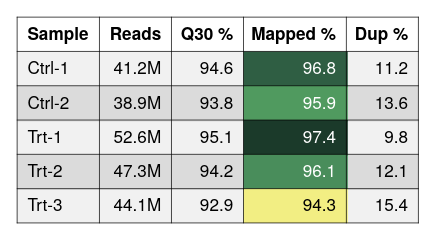

Write the Vega-Lite specification saved for this chart.
### Vega-Lite specification from a JSON file in a GitHub repository (floating-point values rounded to 4 significant figures)
{"background": null, "config": {"arc": {"fill": "#DBDBDB", "fillOpacity": 1.0, "innerRadius": 25.0, "padAngle": 0.03, "stroke": "black", "strokeOpacity": 1, "strokeWidth": 0.25}, "area": {"fill": "#DBDBDB", "fillOpacity": 1.0, "stroke": "black", "strokeOpacity": 1, "strokeWidth": 0.25}, "axis": {"domain": true, "domainCap": "round", "domainColor": "black", "domainWidth": 0.25, "grid": false, "gridCap": "round", "gridColor": "#F1F1F1", "gridDash": [0, 0], "gridOpacity": 1.0, "gridWidth": 0.25, "labelColor": "black", "labelFont": "Helvetica Neue, HelveticaNeue, Helvetica, Arial, sans-serif", "labelFontSize": 6, "labelFontStyle": "normal", "labelFontWeight": 400, "offset": 0, "ticks": true, "tickCap": "round", "tickColor": "black", "tickRound": false, "tickSize": 3, "tickWidth": 0.25, "titleColor": "black", "titleFont": "Helvetica Neue, HelveticaNeue, Helvetica, Arial, sans-serif", "titleFontSize": 6, "titleFontStyle": "normal", "titleFontWeight": 400}, "axisX": {"domain": true, "labelAlign": "center", "labelAngle": 0, "labels": true, "ticks": true, "translate": 0}, "axisY": {"domain": true, "labelAlign": "right", "labelAngle": 0, "labels": true, "ticks": true, "translate": 0}, "axisRight": {"domain": true, "labelAlign": "left", "labelAngle": 0, "labels": true, "ticks": true, "translate": 0}, "axisTop": {"domain": true, "labelAlign": "center", "labelAngle": 0, "labels": true, "ticks": true, "translate": 0}, "axisBand": {"tickOffset": 0}, "bar": {"fill": "#DBDBDB", "fillOpacity": 1.0, "stroke": "black", "strokeOpacity": 1, "strokeWidth": 0.25}, "boxplot": {"size": 9.0, "ticks": {"cornerRadius": 0.25, "fill": "black", "opacity": 1, "size": 4.5, "thickness": 0.25}, "box": {"fillOpacity": 1.0, "stroke": "black", "strokeOpacity": 1, "strokeWidth": 0.25}, "median": {"cornerRadius": 0, "fill": "black", "fillOpacity": 1.0, "opacity": 1, "size": 9.0, "thickness": 0.25}, "rule": {"fill": "black", "fillOpacity": 1.0, "size": 10.0, "stroke": "black", "strokeDash": [0, 0], "strokeOpacity": 1, "strokeWidth": 0.25}, "outliers": {"color": "black", "fill": "black", "fillOpacity": 1.0, "size": 0, "stroke": "black", "strokeOpacity": 1, "strokeWidth": 0.25}}, "circle": {"fill": "black", "fillOpacity": 1.0, "size": 1.25, "stroke": null, "strokeOpacity": 1, "strokeWidth": 0.25}, "errorband": {"band": {"fillOpacity": 0.6, "stroke": null, "strokeWidth": 0.25, "strokeOpacity": 1}, "borders": {"opacity": 0, "strokeOpacity": 1, "strokeWidth": 0.25}}, "errorbar": {"opacity": 1, "rule": {"strokeDash": [0, 0], "strokeWidth": 0.25}, "ticks": {"color": "black", "cornerRadius": 0.125, "opacity": 1, "size": 6.0, "thickness": 0.25}, "thickness": 0.25}, "font": "Helvetica Neue, HelveticaNeue, Helvetica, Arial, sans-serif", "geoshape": {"fill": "#DBDBDB", "fillOpacity": 1.0, "stroke": "black", "strokeOpacity": 1, "strokeWidth": 0.25}, "header": {"labelColor": "black", "labelFont": "Helvetica Neue, HelveticaNeue, Helvetica, Arial, sans-serif", "labelFontSize": 6, "labelFontStyle": "normal", "labelFontWeight": 400, "titleColor": "black", "titleFont": "Helvetica Neue, HelveticaNeue, Helvetica, Arial, sans-serif", "titleFontSize": 6, "titleFontStyle": "normal", "titleFontWeight": 400, "titlePadding": 0}, "legend": {"disable": false, "offset": 4.5, "titlePadding": 4, "labelOffset": 2, "gradientLabelOffset": 2, "columnPadding": 4, "rowPadding": 2, "gradientLength": 50.0, "gradientThickness": 5.0, "gradientOpacity": 1.0, "gradientStrokeColor": "black", "gradientStrokeWidth": 0.25, "labelColor": "black", "labelFont": "Helvetica Neue, HelveticaNeue, Helvetica, Arial, sans-serif", "labelFontSize": 6, "labelFontStyle": "normal", "labelFontWeight": 400, "strokeColor": "black", "strokeWidth": 0, "symbolSize": 36, "symbolStrokeColor": "black", "symbolStrokeWidth": 0.25, "titleColor": "black", "titleFont": "Helvetica Neue, HelveticaNeue, Helvetica, Arial, sans-serif", "titleFontSize": 6, "titleFontStyle": "normal", "titleFontWeight": 400}, "line": {"color": "black", "stroke": "black", "strokeCap": "butt", "strokeDash": [0, 0], "strokeOpacity": 1, "strokeWidth": 0.5}, "point": {"filled": true, "fill": "#DBDBDB", "fillOpacity": 1.0, "size": 5.0, "stroke": "black", "strokeOpacity": 1, "strokeWidth": 0.25}, "range": {"category": ["#B2B2B2", "#4A7CD3", "#008542", "#664CAF", "#509F98", "#636363", "#284F93", "#005226", "#382864", "#285753"], "diverging": {"scheme": ["#443E60", "#5F597E", "#7C759B", "#9994B6", "#B7B4CC", "#D6D5DC", "#F6F6F6", "#D1DAD9", "#A4C2BF", "#7AA9A4", "#578E89", "#37736E", "#1B5954"]}, "heatmap": {"scheme": ["#440154", "#472270", "#433E82", "#38598C", "#2C728E", "#238A8D", "#24A086", "#39B578", "#5DC862", "#96D646", "#CAE02D", "#FDE724"]}, "ordinal": {"scheme": ["#F1F1F1", "#DBDBDB", "#C6C6C6", "#B2B2B2", "#9D9D9D", "#898989", "#767676", "#636363", "#515151", "#404040", "#2F2F2F", "#1F1F1F"]}, "ramp": {"scheme": ["#440154", "#472270", "#433E82", "#38598C", "#2C728E", "#238A8D", "#24A086", "#39B578", "#5DC862", "#96D646", "#CAE02D", "#FDE724"]}}, "rule": {"color": "black", "stroke": "black", "strokeCap": "round", "strokeDash": [2, 2], "strokeOpacity": 1, "strokeWidth": 0.25}, "scale": {"barBandPaddingInner": 0.1, "rectBandPaddingInner": 0, "tickBandPaddingInner": 0.1, "bandPaddingOuter": 0.1, "bandWithNestedOffsetPaddingInner": 0.2, "bandWithNestedOffsetPaddingOuter": 0.2, "offsetBandPaddingInner": 0, "offsetBandPaddingOuter": 0, "continuousPadding": 5.0, "round": false}, "rect": {"fill": "#DBDBDB", "fillOpacity": 1.0, "stroke": "black", "strokeOpacity": 1, "strokeWidth": 0.25}, "square": {"fill": "#DBDBDB", "fillOpacity": 1.0, "size": 10.0, "stroke": "black", "strokeOpacity": 1, "strokeWidth": 0.25}, "text": {"color": "black", "font": "Helvetica Neue, HelveticaNeue, Helvetica, Arial, sans-serif", "fontSize": 6, "fontStyle": "normal", "fontWeight": 400}, "tick": {"color": "black", "cornerRadius": 0.125, "opacity": 1.0, "size": 9.0, "thickness": 0.25}, "title": {"anchor": "middle", "frame": "group", "color": "black", "font": "Helvetica Neue, HelveticaNeue, Helvetica, Arial, sans-serif", "fontSize": 6, "fontStyle": "normal", "fontWeight": 400, "subtitleColor": "black", "subtitleFont": "Helvetica Neue, HelveticaNeue, Helvetica, Arial, sans-serif", "subtitleFontSize": 6, "subtitleFontStyle": "normal", "subtitleFontWeight": 400}, "trail": {"color": "black", "opacity": 1, "size": 0.5}, "view": {"continuousWidth": 100, "continuousHeight": 100, "discreteWidth": 100, "discreteHeight": 100, "fill": null, "stroke": null, "strokeWidth": 0.25}}, "layer": [{"data": {"name": "data-91056f8938c756990760b3ee3ffbadab"}, "mark": {"type": "rect", "fill": "#F1F1F1", "stroke": null, "strokeWidth": 0}, "encoding": {"x": {"value": 0}, "x2": {"value": 29.3}, "y": {"axis": null, "field": "__ytop", "scale": {"domain": [0, 72], "nice": false, "padding": 0, "range": [0, 72], "zero": false}, "type": "quantitative"}, "y2": {"field": "__ybot"}}, "transform": [{"window": [{"op": "row_number", "field": "", "as": "__rowidx"}]}, {"calculate": "12 + (datum.__rowidx - 1) * 12", "as": "__ytop"}, {"calculate": "min(12 + datum.__rowidx * 12 + 0.5, 72)", "as": "__ybot"}, {"calculate": "12 + (datum.__rowidx - 0.5) * 12", "as": "__ymid"}, {"filter": "(datum.__rowidx - 1) % 2 == 0"}]}, {"data": {"name": "data-91056f8938c756990760b3ee3ffbadab"}, "mark": {"type": "rect", "fill": "#DBDBDB", "stroke": null, "strokeWidth": 0}, "encoding": {"x": {"value": 0}, "x2": {"value": 29.3}, "y": {"axis": null, "field": "__ytop", "scale": {"domain": [0, 72], "nice": false, "padding": 0, "range": [0, 72], "zero": false}, "type": "quantitative"}, "y2": {"field": "__ybot"}}, "transform": [{"window": [{"op": "row_number", "field": "", "as": "__rowidx"}]}, {"calculate": "12 + (datum.__rowidx - 1) * 12", "as": "__ytop"}, {"calculate": "min(12 + datum.__rowidx * 12 + 0.5, 72)", "as": "__ybot"}, {"calculate": "12 + (datum.__rowidx - 0.5) * 12", "as": "__ymid"}, {"filter": "(datum.__rowidx - 1) % 2 == 1"}]}, {"data": {"name": "data-91056f8938c756990760b3ee3ffbadab"}, "mark": {"type": "rect", "fill": "#F1F1F1", "stroke": null, "strokeWidth": 0}, "encoding": {"x": {"value": 28.8}, "x2": {"value": 54.5}, "y": {"axis": null, "field": "__ytop", "scale": {"domain": [0, 72], "nice": false, "padding": 0, "range": [0, 72], "zero": false}, "type": "quantitative"}, "y2": {"field": "__ybot"}}, "transform": [{"window": [{"op": "row_number", "field": "", "as": "__rowidx"}]}, {"calculate": "12 + (datum.__rowidx - 1) * 12", "as": "__ytop"}, {"calculate": "min(12 + datum.__rowidx * 12 + 0.5, 72)", "as": "__ybot"}, {"calculate": "12 + (datum.__rowidx - 0.5) * 12", "as": "__ymid"}, {"filter": "(datum.__rowidx - 1) % 2 == 0"}]}, {"data": {"name": "data-91056f8938c756990760b3ee3ffbadab"}, "mark": {"type": "rect", "fill": "#DBDBDB", "stroke": null, "strokeWidth": 0}, "encoding": {"x": {"value": 28.8}, "x2": {"value": 54.5}, "y": {"axis": null, "field": "__ytop", "scale": {"domain": [0, 72], "nice": false, "padding": 0, "range": [0, 72], "zero": false}, "type": "quantitative"}, "y2": {"field": "__ybot"}}, "transform": [{"window": [{"op": "row_number", "field": "", "as": "__rowidx"}]}, {"calculate": "12 + (datum.__rowidx - 1) * 12", "as": "__ytop"}, {"calculate": "min(12 + datum.__rowidx * 12 + 0.5, 72)", "as": "__ybot"}, {"calculate": "12 + (datum.__rowidx - 0.5) * 12", "as": "__ymid"}, {"filter": "(datum.__rowidx - 1) % 2 == 1"}]}, {"data": {"name": "data-91056f8938c756990760b3ee3ffbadab"}, "mark": {"type": "rect", "fill": "#F1F1F1", "stroke": null, "strokeWidth": 0}, "encoding": {"x": {"value": 54.0}, "x2": {"value": 79.7}, "y": {"axis": null, "field": "__ytop", "scale": {"domain": [0, 72], "nice": false, "padding": 0, "range": [0, 72], "zero": false}, "type": "quantitative"}, "y2": {"field": "__ybot"}}, "transform": [{"window": [{"op": "row_number", "field": "", "as": "__rowidx"}]}, {"calculate": "12 + (datum.__rowidx - 1) * 12", "as": "__ytop"}, {"calculate": "min(12 + datum.__rowidx * 12 + 0.5, 72)", "as": "__ybot"}, {"calculate": "12 + (datum.__rowidx - 0.5) * 12", "as": "__ymid"}, {"filter": "(datum.__rowidx - 1) % 2 == 0"}]}, {"data": {"name": "data-91056f8938c756990760b3ee3ffbadab"}, "mark": {"type": "rect", "fill": "#DBDBDB", "stroke": null, "strokeWidth": 0}, "encoding": {"x": {"value": 54.0}, "x2": {"value": 79.7}, "y": {"axis": null, "field": "__ytop", "scale": {"domain": [0, 72], "nice": false, "padding": 0, "range": [0, 72], "zero": false}, "type": "quantitative"}, "y2": {"field": "__ybot"}}, "transform": [{"window": [{"op": "row_number", "field": "", "as": "__rowidx"}]}, {"calculate": "12 + (datum.__rowidx - 1) * 12", "as": "__ytop"}, {"calculate": "min(12 + datum.__rowidx * 12 + 0.5, 72)", "as": "__ybot"}, {"calculate": "12 + (datum.__rowidx - 0.5) * 12", "as": "__ymid"}, {"filter": "(datum.__rowidx - 1) % 2 == 1"}]}, {"data": {"name": "data-91056f8938c756990760b3ee3ffbadab"}, "mark": {"type": "rect", "fill": "#F1F1F1", "stroke": null, "strokeWidth": 0}, "encoding": {"x": {"value": 79.2}, "x2": {"value": 115.7}, "y": {"axis": null, "field": "__ytop", "scale": {"domain": [0, 72], "nice": false, "padding": 0, "range": [0, 72], "zero": false}, "type": "quantitative"}, "y2": {"field": "__ybot"}}, "transform": [{"window": [{"op": "row_number", "field": "", "as": "__rowidx"}]}, {"calculate": "12 + (datum.__rowidx - 1) * 12", "as": "__ytop"}, {"calculate": "min(12 + datum.__rowidx * 12 + 0.5, 72)", "as": "__ybot"}, {"calculate": "12 + (datum.__rowidx - 0.5) * 12", "as": "__ymid"}, {"filter": "(datum.__rowidx - 1) % 2 == 0"}]}, {"data": {"name": "data-91056f8938c756990760b3ee3ffbadab"}, "mark": {"type": "rect", "fill": "#DBDBDB", "stroke": null, "strokeWidth": 0}, "encoding": {"x": {"value": 79.2}, "x2": {"value": 115.7}, "y": {"axis": null, "field": "__ytop", "scale": {"domain": [0, 72], "nice": false, "padding": 0, "range": [0, 72], "zero": false}, "type": "quantitative"}, "y2": {"field": "__ybot"}}, "transform": [{"window": [{"op": "row_number", "field": "", "as": "__rowidx"}]}, {"calculate": "12 + (datum.__rowidx - 1) * 12", "as": "__ytop"}, {"calculate": "min(12 + datum.__rowidx * 12 + 0.5, 72)", "as": "__ybot"}, {"calculate": "12 + (datum.__rowidx - 0.5) * 12", "as": "__ymid"}, {"filter": "(datum.__rowidx - 1) % 2 == 1"}]}, {"data": {"name": "data-91056f8938c756990760b3ee3ffbadab"}, "mark": {"type": "rect", "fill": "#F1F1F1", "stroke": null, "strokeWidth": 0}, "encoding": {"x": {"value": 115.2}, "x2": {"value": 140.4}, "y": {"axis": null, "field": "__ytop", "scale": {"domain": [0, 72], "nice": false, "padding": 0, "range": [0, 72], "zero": false}, "type": "quantitative"}, "y2": {"field": "__ybot"}}, "transform": [{"window": [{"op": "row_number", "field": "", "as": "__rowidx"}]}, {"calculate": "12 + (datum.__rowidx - 1) * 12", "as": "__ytop"}, {"calculate": "min(12 + datum.__rowidx * 12 + 0.5, 72)", "as": "__ybot"}, {"calculate": "12 + (datum.__rowidx - 0.5) * 12", "as": "__ymid"}, {"filter": "(datum.__rowidx - 1) % 2 == 0"}]}, {"data": {"name": "data-91056f8938c756990760b3ee3ffbadab"}, "mark": {"type": "rect", "fill": "#DBDBDB", "stroke": null, "strokeWidth": 0}, "encoding": {"x": {"value": 115.2}, "x2": {"value": 140.4}, "y": {"axis": null, "field": "__ytop", "scale": {"domain": [0, 72], "nice": false, "padding": 0, "range": [0, 72], "zero": false}, "type": "quantitative"}, "y2": {"field": "__ybot"}}, "transform": [{"window": [{"op": "row_number", "field": "", "as": "__rowidx"}]}, {"calculate": "12 + (datum.__rowidx - 1) * 12", "as": "__ytop"}, {"calculate": "min(12 + datum.__rowidx * 12 + 0.5, 72)", "as": "__ybot"}, {"calculate": "12 + (datum.__rowidx - 0.5) * 12", "as": "__ymid"}, {"filter": "(datum.__rowidx - 1) % 2 == 1"}]}, {"data": {"name": "data-91056f8938c756990760b3ee3ffbadab"}, "mark": {"type": "rect", "stroke": null, "strokeWidth": 0}, "encoding": {"color": {"field": "mapped", "legend": null, "scale": {"domain": [94.3, 97.4], "range": ["#F2EE83", "#CEE37A", "#ACD770", "#8AC867", "#68B961", "#58A761", "#4D945E", "#438156", "#396E4D", "#2E5C42", "#244B36", "#1B3A2A"]}, "type": "quantitative"}, "x": {"value": 79.2}, "x2": {"value": 115.7}, "y": {"axis": null, "field": "__ytop", "scale": {"domain": [0, 72], "nice": false, "padding": 0, "range": [0, 72], "zero": false}, "type": "quantitative"}, "y2": {"field": "__ybot"}}, "transform": [{"window": [{"op": "row_number", "field": "", "as": "__rowidx"}]}, {"calculate": "12 + (datum.__rowidx - 1) * 12", "as": "__ytop"}, {"calculate": "min(12 + datum.__rowidx * 12 + 0.5, 72)", "as": "__ybot"}, {"calculate": "12 + (datum.__rowidx - 0.5) * 12", "as": "__ymid"}]}, {"data": {"values": [{"__dysonsphere__": 1}]}, "mark": {"type": "rule", "color": "black", "strokeDash": [0, 0], "strokeWidth": 0.25}, "encoding": {"x": {"value": 0}, "x2": {"value": 140.4}, "y": {"value": 12}}}, {"data": {"values": [{"__dysonsphere__": 1}]}, "mark": {"type": "rule", "color": "black", "strokeDash": [0, 0], "strokeWidth": 0.25}, "encoding": {"x": {"value": 0}, "x2": {"value": 140.4}, "y": {"value": 24}}}, {"data": {"values": [{"__dysonsphere__": 1}]}, "mark": {"type": "rule", "color": "black", "strokeDash": [0, 0], "strokeWidth": 0.25}, "encoding": {"x": {"value": 0}, "x2": {"value": 140.4}, "y": {"value": 36}}}, {"data": {"values": [{"__dysonsphere__": 1}]}, "mark": {"type": "rule", "color": "black", "strokeDash": [0, 0], "strokeWidth": 0.25}, "encoding": {"x": {"value": 0}, "x2": {"value": 140.4}, "y": {"value": 48}}}, {"data": {"values": [{"__dysonsphere__": 1}]}, "mark": {"type": "rule", "color": "black", "strokeDash": [0, 0], "strokeWidth": 0.25}, "encoding": {"x": {"value": 0}, "x2": {"value": 140.4}, "y": {"value": 60}}}, {"data": {"values": [{"__dysonsphere__": 1}]}, "mark": {"type": "rule", "color": "black", "strokeDash": [0, 0], "strokeWidth": 0.25}, "encoding": {"x": {"value": 28.8}, "y": {"value": 0}, "y2": {"value": 72}}}, {"data": {"values": [{"__dysonsphere__": 1}]}, "mark": {"type": "rule", "color": "black", "strokeDash": [0, 0], "strokeWidth": 0.25}, "encoding": {"x": {"value": 54.0}, "y": {"value": 0}, "y2": {"value": 72}}}, {"data": {"values": [{"__dysonsphere__": 1}]}, "mark": {"type": "rule", "color": "black", "strokeDash": [0, 0], "strokeWidth": 0.25}, "encoding": {"x": {"value": 79.2}, "y": {"value": 0}, "y2": {"value": 72}}}, {"data": {"values": [{"__dysonsphere__": 1}]}, "mark": {"type": "rule", "color": "black", "strokeDash": [0, 0], "strokeWidth": 0.25}, "encoding": {"x": {"value": 115.2}, "y": {"value": 0}, "y2": {"value": 72}}}, {"data": {"values": [{"__dysonsphere__": 1}]}, "mark": {"type": "rule", "color": "black", "strokeDash": [0, 0], "strokeWidth": 0.25}, "encoding": {"x": {"value": 0}, "x2": {"value": 140.4}, "y": {"value": 0}}}, {"data": {"values": [{"__dysonsphere__": 1}]}, "mark": {"type": "rule", "color": "black", "strokeDash": [0, 0], "strokeWidth": 0.25}, "encoding": {"x": {"value": 0}, "x2": {"value": 140.4}, "y": {"value": 72}}}, {"data": {"values": [{"__dysonsphere__": 1}]}, "mark": {"type": "rule", "color": "black", "strokeDash": [0, 0], "strokeWidth": 0.25}, "encoding": {"x": {"value": 0}, "y": {"value": 0}, "y2": {"value": 72}}}, {"data": {"values": [{"__dysonsphere__": 1}]}, "mark": {"type": "rule", "color": "black", "strokeDash": [0, 0], "strokeWidth": 0.25}, "encoding": {"x": {"value": 140.4}, "y": {"value": 0}, "y2": {"value": 72}}}, {"data": {"name": "data-91056f8938c756990760b3ee3ffbadab"}, "mark": {"type": "text", "align": "left", "baseline": "middle", "fontSize": 6}, "encoding": {"text": {"field": "sample", "type": "nominal"}, "x": {"value": 3.6}, "y": {"axis": null, "field": "__ymid", "scale": {"domain": [0, 72], "nice": false, "padding": 0, "range": [0, 72], "zero": false}, "type": "quantitative"}}, "transform": [{"window": [{"op": "row_number", "field": "", "as": "__rowidx"}]}, {"calculate": "12 + (datum.__rowidx - 1) * 12", "as": "__ytop"}, {"calculate": "min(12 + datum.__rowidx * 12 + 0.5, 72)", "as": "__ybot"}, {"calculate": "12 + (datum.__rowidx - 0.5) * 12", "as": "__ymid"}, {"filter": "isValid(datum['sample'])"}]}, {"data": {"name": "data-91056f8938c756990760b3ee3ffbadab"}, "mark": {"type": "text", "align": "right", "baseline": "middle", "fontSize": 6}, "encoding": {"text": {"field": "reads", "format": ".3~s", "type": "quantitative"}, "x": {"value": 50.4}, "y": {"axis": null, "field": "__ymid", "scale": {"domain": [0, 72], "nice": false, "padding": 0, "range": [0, 72], "zero": false}, "type": "quantitative"}}, "transform": [{"window": [{"op": "row_number", "field": "", "as": "__rowidx"}]}, {"calculate": "12 + (datum.__rowidx - 1) * 12", "as": "__ytop"}, {"calculate": "min(12 + datum.__rowidx * 12 + 0.5, 72)", "as": "__ybot"}, {"calculate": "12 + (datum.__rowidx - 0.5) * 12", "as": "__ymid"}, {"filter": "isValid(datum['reads'])"}]}, {"data": {"name": "data-91056f8938c756990760b3ee3ffbadab"}, "mark": {"type": "text", "align": "right", "baseline": "middle", "fontSize": 6}, "encoding": {"text": {"field": "q30", "format": ".1f", "type": "quantitative"}, "x": {"value": 75.6}, "y": {"axis": null, "field": "__ymid", "scale": {"domain": [0, 72], "nice": false, "padding": 0, "range": [0, 72], "zero": false}, "type": "quantitative"}}, "transform": [{"window": [{"op": "row_number", "field": "", "as": "__rowidx"}]}, {"calculate": "12 + (datum.__rowidx - 1) * 12", "as": "__ytop"}, {"calculate": "min(12 + datum.__rowidx * 12 + 0.5, 72)", "as": "__ybot"}, {"calculate": "12 + (datum.__rowidx - 0.5) * 12", "as": "__ymid"}, {"filter": "isValid(datum['q30'])"}]}, {"data": {"name": "data-91056f8938c756990760b3ee3ffbadab"}, "mark": {"type": "text", "align": "right", "baseline": "middle", "fontSize": 6}, "encoding": {"color": {"field": "__tc_3", "scale": null, "type": "nominal"}, "text": {"field": "mapped", "format": ".1f", "type": "quantitative"}, "x": {"value": 111.6}, "y": {"axis": null, "field": "__ymid", "scale": {"domain": [0, 72], "nice": false, "padding": 0, "range": [0, 72], "zero": false}, "type": "quantitative"}}, "transform": [{"window": [{"op": "row_number", "field": "", "as": "__rowidx"}]}, {"calculate": "12 + (datum.__rowidx - 1) * 12", "as": "__ytop"}, {"calculate": "min(12 + datum.__rowidx * 12 + 0.5, 72)", "as": "__ybot"}, {"calculate": "12 + (datum.__rowidx - 0.5) * 12", "as": "__ymid"}, {"filter": "isValid(datum['mapped'])"}, {"calculate": "datum['mapped'] < 95.28636363636363 ? 'black' : 'white'", "as": "__tc_3"}]}, {"data": {"name": "data-91056f8938c756990760b3ee3ffbadab"}, "mark": {"type": "text", "align": "right", "baseline": "middle", "fontSize": 6}, "encoding": {"text": {"field": "dup", "format": ".1f", "type": "quantitative"}, "x": {"value": 136.8}, "y": {"axis": null, "field": "__ymid", "scale": {"domain": [0, 72], "nice": false, "padding": 0, "range": [0, 72], "zero": false}, "type": "quantitative"}}, "transform": [{"window": [{"op": "row_number", "field": "", "as": "__rowidx"}]}, {"calculate": "12 + (datum.__rowidx - 1) * 12", "as": "__ytop"}, {"calculate": "min(12 + datum.__rowidx * 12 + 0.5, 72)", "as": "__ybot"}, {"calculate": "12 + (datum.__rowidx - 0.5) * 12", "as": "__ymid"}, {"filter": "isValid(datum['dup'])"}]}, {"data": {"values": [{"__dysonsphere__": 1}]}, "mark": {"type": "text", "align": "left", "baseline": "middle", "fontSize": 6, "fontWeight": "bold"}, "encoding": {"text": {"value": "Sample"}, "x": {"value": 3.6}, "y": {"value": 6.0}}}, {"data": {"values": [{"__dysonsphere__": 1}]}, "mark": {"type": "text", "align": "right", "baseline": "middle", "fontSize": 6, "fontWeight": "bold"}, "encoding": {"text": {"value": "Reads"}, "x": {"value": 50.4}, "y": {"value": 6.0}}}, {"data": {"values": [{"__dysonsphere__": 1}]}, "mark": {"type": "text", "align": "right", "baseline": "middle", "fontSize": 6, "fontWeight": "bold"}, "encoding": {"text": {"value": "Q30 %"}, "x": {"value": 75.6}, "y": {"value": 6.0}}}, {"data": {"values": [{"__dysonsphere__": 1}]}, "mark": {"type": "text", "align": "right", "baseline": "middle", "fontSize": 6, "fontWeight": "bold"}, "encoding": {"text": {"value": "Mapped %"}, "x": {"value": 111.6}, "y": {"value": 6.0}}}, {"data": {"values": [{"__dysonsphere__": 1}]}, "mark": {"type": "text", "align": "right", "baseline": "middle", "fontSize": 6, "fontWeight": "bold"}, "encoding": {"text": {"value": "Dup %"}, "x": {"value": 136.8}, "y": {"value": 6.0}}}], "height": 72, "resolve": {"scale": {"color": "independent"}}, "view": {"fill": null, "stroke": null}, "width": 140.4, "$schema": "https://vega.github.io/schema/vega-lite/v6.4.1.json", "datasets": {"data-91056f8938c756990760b3ee3ffbadab": [{"sample": "Ctrl-1", "reads": 41200000, "q30": 94.6, "mapped": 96.8, "dup": 11.2}, {"sample": "Ctrl-2", "reads": 38900000, "q30": 93.8, "mapped": 95.9, "dup": 13.6}, {"sample": "Trt-1", "reads": 52600000, "q30": 95.1, "mapped": 97.4, "dup": 9.8}, {"sample": "Trt-2", "reads": 47300000, "q30": 94.2, "mapped": 96.1, "dup": 12.1}, {"sample": "Trt-3", "reads": 44100000, "q30": 92.9, "mapped": 94.3, "dup": 15.4}]}}
